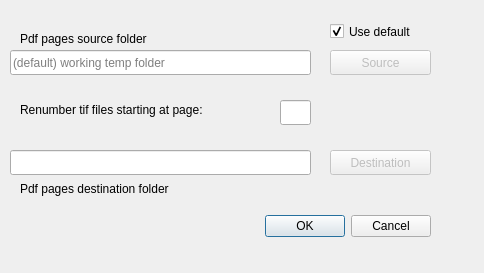
<?xml version="1.0" encoding="UTF-8"?>
<ui version="4.0">
 <class>pdf2tifDialog</class>
 <widget class="QDialog" name="pdf2tifDialog">
  <property name="windowModality">
   <enum>Qt::ApplicationModal</enum>
  </property>
  <property name="geometry">
   <rect>
    <x>0</x>
    <y>0</y>
    <width>484</width>
    <height>273</height>
   </rect>
  </property>
  <property name="windowTitle">
   <string>Convert pdf pages into tif files</string>
  </property>
  <widget class="QDialogButtonBox" name="buttonBox">
   <property name="geometry">
    <rect>
     <x>260</x>
     <y>210</y>
     <width>171</width>
     <height>32</height>
    </rect>
   </property>
   <property name="orientation">
    <enum>Qt::Horizontal</enum>
   </property>
   <property name="standardButtons">
    <set>QDialogButtonBox::Cancel|QDialogButtonBox::Ok</set>
   </property>
  </widget>
  <widget class="QLineEdit" name="SourceLineEdit">
   <property name="geometry">
    <rect>
     <x>10</x>
     <y>50</y>
     <width>301</width>
     <height>25</height>
    </rect>
   </property>
   <property name="placeholderText">
    <string>(default) working temp folder</string>
   </property>
  </widget>
  <widget class="QPushButton" name="SourceButton">
   <property name="enabled">
    <bool>false</bool>
   </property>
   <property name="geometry">
    <rect>
     <x>330</x>
     <y>50</y>
     <width>101</width>
     <height>25</height>
    </rect>
   </property>
   <property name="text">
    <string>Source</string>
   </property>
   <property name="icon">
    <iconset resource="../UI_Icons.qrc">
     <normaloff>:/Icons/Icons/pdf4tiff.png</normaloff>:/Icons/Icons/pdf4tiff.png</iconset>
   </property>
  </widget>
  <widget class="QPushButton" name="DestinationButton">
   <property name="enabled">
    <bool>false</bool>
   </property>
   <property name="geometry">
    <rect>
     <x>330</x>
     <y>150</y>
     <width>101</width>
     <height>25</height>
    </rect>
   </property>
   <property name="text">
    <string>Destination</string>
   </property>
   <property name="icon">
    <iconset resource="../UI_Icons.qrc">
     <normaloff>:/Icons/Icons/pdf2tiff.png</normaloff>:/Icons/Icons/pdf2tiff.png</iconset>
   </property>
  </widget>
  <widget class="QLineEdit" name="DestinationLineEdit">
   <property name="geometry">
    <rect>
     <x>10</x>
     <y>150</y>
     <width>301</width>
     <height>25</height>
    </rect>
   </property>
  </widget>
  <widget class="QLabel" name="SourceLabel">
   <property name="geometry">
    <rect>
     <x>20</x>
     <y>30</y>
     <width>171</width>
     <height>17</height>
    </rect>
   </property>
   <property name="text">
    <string>Pdf pages source folder</string>
   </property>
  </widget>
  <widget class="QLabel" name="DestinationLabel">
   <property name="geometry">
    <rect>
     <x>20</x>
     <y>180</y>
     <width>211</width>
     <height>17</height>
    </rect>
   </property>
   <property name="text">
    <string>Pdf pages destination folder</string>
   </property>
  </widget>
  <widget class="QLabel" name="StartPageLabel">
   <property name="geometry">
    <rect>
     <x>20</x>
     <y>100</y>
     <width>241</width>
     <height>20</height>
    </rect>
   </property>
   <property name="text">
    <string>Renumber tif files starting at page:</string>
   </property>
  </widget>
  <widget class="QLineEdit" name="StartPageLineEdit">
   <property name="geometry">
    <rect>
     <x>280</x>
     <y>100</y>
     <width>31</width>
     <height>25</height>
    </rect>
   </property>
   <property name="alignment">
    <set>Qt::AlignCenter</set>
   </property>
  </widget>
  <widget class="QCheckBox" name="defaultsrcBox">
   <property name="geometry">
    <rect>
     <x>330</x>
     <y>20</y>
     <width>101</width>
     <height>23</height>
    </rect>
   </property>
   <property name="text">
    <string>Use default</string>
   </property>
   <property name="checked">
    <bool>true</bool>
   </property>
  </widget>
 </widget>
 <resources>
  <include location="../UI_Icons.qrc"/>
 </resources>
 <connections>
  <connection>
   <sender>buttonBox</sender>
   <signal>accepted()</signal>
   <receiver>pdf2tifDialog</receiver>
   <slot>accept()</slot>
   <hints>
    <hint type="sourcelabel">
     <x>248</x>
     <y>254</y>
    </hint>
    <hint type="destinationlabel">
     <x>157</x>
     <y>274</y>
    </hint>
   </hints>
  </connection>
  <connection>
   <sender>buttonBox</sender>
   <signal>rejected()</signal>
   <receiver>pdf2tifDialog</receiver>
   <slot>reject()</slot>
   <hints>
    <hint type="sourcelabel">
     <x>316</x>
     <y>260</y>
    </hint>
    <hint type="destinationlabel">
     <x>286</x>
     <y>274</y>
    </hint>
   </hints>
  </connection>
 </connections>
</ui>
